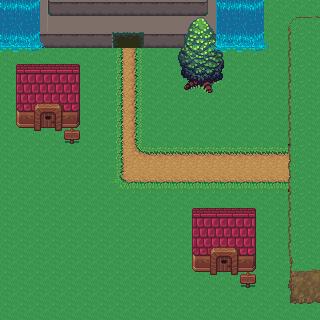

Rendered tile map (Tiled .tmx) drawn with the repository's tilesets; below, a short description and the map source with its tile grids summarised:
An orthogonal 20x20 tile map with 16x16 px tiles, 5 tile layers (collision, underground, ground, decor, ...), 4 tilesets and 6 objects (town_to_cave, town_to_castle, castle_town_arrival, paladin_encounter, town_battle_complete, ...).

<map version="1.10" tiledversion="1.11.2" orientation="orthogonal" renderorder="right-down" width="20" height="20" tilewidth="16" tileheight="16" infinite="0" nextlayerid="9" nextobjectid="8">
 <tileset firstgid="1" source="basic_terrain.tsx" />
 <tileset firstgid="529" source="mountains.tsx" />
 <tileset firstgid="1145" source="decor.tsx" />
 <tileset firstgid="1881" source="water_animated.tsx" />
 <layer id="1" name="collision" width="20" height="20">
  <data>[400 cells, 69 non-empty, 1 distinct tile ids]</data>
 </layer>
 <layer id="2" name="underground" width="20" height="20">
  <data>[400 cells, 400 non-empty, 9 distinct tile ids]</data>
 </layer>
 <layer id="3" name="ground" width="20" height="20">
  <data>[400 cells, 134 non-empty, 45 distinct tile ids]</data>
 </layer>
 <layer id="4" name="decor" width="20" height="20">
  <data>[400 cells, 17 non-empty, 16 distinct tile ids]</data>
 </layer>
 <layer id="5" name="water" width="20" height="20">
  <data>[400 cells, 28 non-empty, 16 distinct tile ids]</data>
 </layer>
 <objectgroup id="6" name="portals">
  <object id="1" name="town_to_cave" x="272" y="143" width="23" height="49">
   <properties>
    <property name="targetMap" type="int" value="5" />
    <property name="targetX" type="int" value="2" />
    <property name="targetY" type="int" value="37" />
    <property name="type" value="portal" />
   </properties>
  </object>
  <object id="2" name="town_to_castle" x="111.5" y="31.25" width="32.5" height="16.75" />
 </objectgroup>
 <objectgroup id="7" name="story_triggers">
  <object id="3" name="castle_town_arrival" x="224" y="96" width="38" height="114.667">
   <properties>
    <property name="eventId" value="castle_town_arrival" />
    <property name="forbiddenFlag" value="castle_town_reached" />
    <property name="requiredFlag" value="chapter_2_complete" />
   </properties>
  </object>
  <object id="4" name="paladin_encounter" x="78.6667" y="77.3333" width="145.333" height="133.333">
   <properties>
    <property name="eventId" value="paladin_encounter" />
    <property name="forbiddenFlag" value="paladin_joined" />
    <property name="requiredFlag" value="castle_town_reached" />
   </properties>
  </object>
  <object id="5" name="town_battle_complete" x="82.6667" y="82.6667" width="138" height="123.333">
   <properties>
    <property name="eventId" value="town_battle_complete" />
    <property name="forbiddenFlag" value="castle_town_demons_defeated" />
    <property name="requiredFlag" value="paladin_joined" />
   </properties>
  </object>
 </objectgroup>
 <objectgroup id="8" name="encounters">
  <object id="7" name="enc_town_main" x="9.5" y="142.5" width="66" height="100.5">
   <properties>
    <property name="areaType" value="dungeon" />
    <property name="enemies" value="Goblin,Skeleton" />
    <property name="maxGroup" type="int" value="2" />
    <property name="minGroup" type="int" value="1" />
    <property name="rate" type="float" value="0.1" />
    <property name="weights" value="40,60" />
   </properties>
  </object>
 </objectgroup>
</map>
